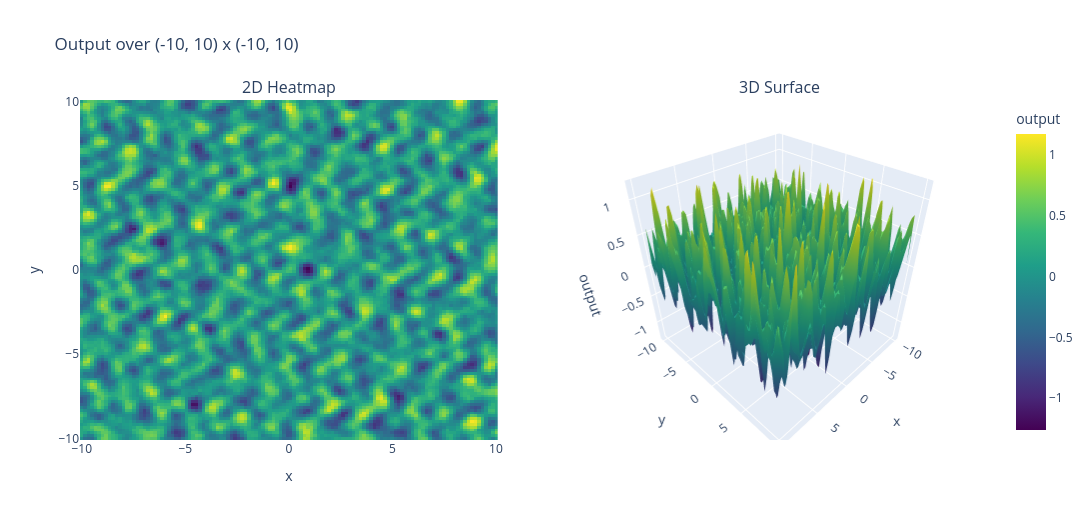

This figure's notebook cell:
### Code cell
import plotly.graph_objects as go
from plotly.subplots import make_subplots


def evaluate_on_grid(model, x_range=(-10, 10), y_range=(-10, 10), resolution=120):
    x = np.linspace(x_range[0], x_range[1], resolution)
    y = np.linspace(y_range[0], y_range[1], resolution)
    xx, yy = np.meshgrid(x, y)
    grid = np.stack([xx.flatten(), yy.flatten()], axis=-1)

    with torch.no_grad():
        inputs = torch.from_numpy(grid).float()
        outputs = model(inputs).numpy().reshape(resolution, resolution)

    return x, y, xx, yy, outputs


def plot_2d_3d(model, x_range=(-10, 10), y_range=(-10, 10), resolution=120):
    x, y, xx, yy, outputs = evaluate_on_grid(
        model, x_range=x_range, y_range=y_range, resolution=resolution
    )

    # 2D heatmap and 3D surface side-by-side
    fig = make_subplots(
        rows=1,
        cols=2,
        specs=[[{"type": "heatmap"}, {"type": "surface"}]],
        subplot_titles=("2D Heatmap", "3D Surface"),
        horizontal_spacing=0.08,
    )

    fig.add_trace(
        go.Heatmap(
            z=outputs, x=x, y=y, colorscale="Viridis", colorbar=dict(title="output")
        ),
        row=1,
        col=1,
    )

    fig.add_trace(
        go.Surface(z=outputs, x=xx, y=yy, colorscale="Viridis", showscale=False),
        row=1,
        col=2,
    )

    fig.update_xaxes(title_text="x", row=1, col=1)
    fig.update_yaxes(title_text="y", row=1, col=1)
    fig.update_scenes(
        xaxis_title="x", yaxis_title="y", zaxis_title="output", row=1, col=2
    )
    fig.update_layout(
        height=520, width=1200, title=f"Output over {x_range} x {y_range}"
    )
    fig.show()


s = 10
r = (-s, s)
plot_2d_3d(model, x_range=r, y_range=r, resolution=120)

### Figure 1 — Plotly figure (JSON) as saved in the notebook; plotly's stock layout.template omitted (floating-point values rounded to 4 significant figures; data arrays with more than 128 entries replaced by an {"elided": "..."} marker saying what was removed)
{"data": [{"colorbar": {"title": {"text": "output"}}, "colorscale": [[0, "#440154"], [0.1111, "#482878"], [0.2222, "#3e4989"], [0.3333, "#31688e"], [0.4444, "#26828e"], [0.5556, "#1f9e89"], [0.6667, "#35b779"], [0.7778, "#6ece58"], [0.8889, "#b5de2b"], [1, "#fde725"]], "type": "heatmap", "x": [-10.0, -9.832, -9.664, -9.496, -9.328, -9.16, -8.992, -8.824, -8.655, -8.487, -8.319, -8.151, -7.983, -7.815, -7.647, -7.479, -7.311, -7.143, -6.975, -6.807, -6.639, -6.471, -6.303, -6.134, -5.966, -5.798, -5.63, -5.462, -5.294, -5.126, -4.958, -4.79, -4.622, -4.454, -4.286, -4.118, -3.95, -3.782, -3.613, -3.445, -3.277, -3.109, -2.941, -2.773, -2.605, -2.437, -2.269, -2.101, -1.933, -1.765, -1.597, -1.429, -1.261, -1.092, -0.9244, -0.7563, -0.5882, -0.4202, -0.2521, -0.08403, 0.08403, 0.2521, 0.4202, 0.5882, 0.7563, 0.9244, 1.092, 1.261, 1.429, 1.597, 1.765, 1.933, 2.101, 2.269, 2.437, 2.605, 2.773, 2.941, 3.109, 3.277, 3.445, 3.613, 3.782, 3.95, 4.118, 4.286, 4.454, 4.622, 4.79, 4.958, 5.126, 5.294, 5.462, 5.63, 5.798, 5.966, 6.134, 6.303, 6.471, 6.639, 6.807, 6.975, 7.143, 7.311, 7.479, 7.647, 7.815, 7.983, 8.151, 8.319, 8.487, 8.655, 8.824, 8.992, 9.16, 9.328, 9.496, 9.664, 9.832, 10.0], "xaxis": "x", "y": [-10.0, -9.832, -9.664, -9.496, -9.328, -9.16, -8.992, -8.824, -8.655, -8.487, -8.319, -8.151, -7.983, -7.815, -7.647, -7.479, -7.311, -7.143, -6.975, -6.807, -6.639, -6.471, -6.303, -6.134, -5.966, -5.798, -5.63, -5.462, -5.294, -5.126, -4.958, -4.79, -4.622, -4.454, -4.286, -4.118, -3.95, -3.782, -3.613, -3.445, -3.277, -3.109, -2.941, -2.773, -2.605, -2.437, -2.269, -2.101, -1.933, -1.765, -1.597, -1.429, -1.261, -1.092, -0.9244, -0.7563, -0.5882, -0.4202, -0.2521, -0.08403, 0.08403, 0.2521, 0.4202, 0.5882, 0.7563, 0.9244, 1.092, 1.261, 1.429, 1.597, 1.765, 1.933, 2.101, 2.269, 2.437, 2.605, 2.773, 2.941, 3.109, 3.277, 3.445, 3.613, 3.782, 3.95, 4.118, 4.286, 4.454, 4.622, 4.79, 4.958, 5.126, 5.294, 5.462, 5.63, 5.798, 5.966, 6.134, 6.303, 6.471, 6.639, 6.807, 6.975, 7.143, 7.311, 7.479, 7.647, 7.815, 7.983, 8.151, 8.319, 8.487, 8.655, 8.824, 8.992, 9.16, 9.328, 9.496, 9.664, 9.832, 10.0], "yaxis": "y", "z": {"elided": "120x120 float values"}}, {"colorscale": [[0, "#440154"], [0.1111, "#482878"], [0.2222, "#3e4989"], [0.3333, "#31688e"], [0.4444, "#26828e"], [0.5556, "#1f9e89"], [0.6667, "#35b779"], [0.7778, "#6ece58"], [0.8889, "#b5de2b"], [1, "#fde725"]], "scene": "scene", "showscale": false, "type": "surface", "x": {"elided": "120x120 float values"}, "y": {"elided": "120x120 float values"}, "z": {"elided": "120x120 float values"}}], "layout": {"annotations": [{"font": {"size": 16}, "showarrow": false, "text": "2D Heatmap", "x": 0.23, "xanchor": "center", "xref": "paper", "y": 1, "yanchor": "bottom", "yref": "paper"}, {"font": {"size": 16}, "showarrow": false, "text": "3D Surface", "x": 0.77, "xanchor": "center", "xref": "paper", "y": 1, "yanchor": "bottom", "yref": "paper"}], "height": 520, "scene": {"domain": {"x": [0.54, 1], "y": [0, 1]}, "xaxis": {"title": {"text": "x"}}, "yaxis": {"title": {"text": "y"}}, "zaxis": {"title": {"text": "output"}}}, "title": {"text": "Output over (-10, 10) x (-10, 10)"}, "width": 1200, "xaxis": {"anchor": "y", "domain": [0, 0.46], "title": {"text": "x"}}, "yaxis": {"anchor": "x", "domain": [0, 1], "title": {"text": "y"}}}}
